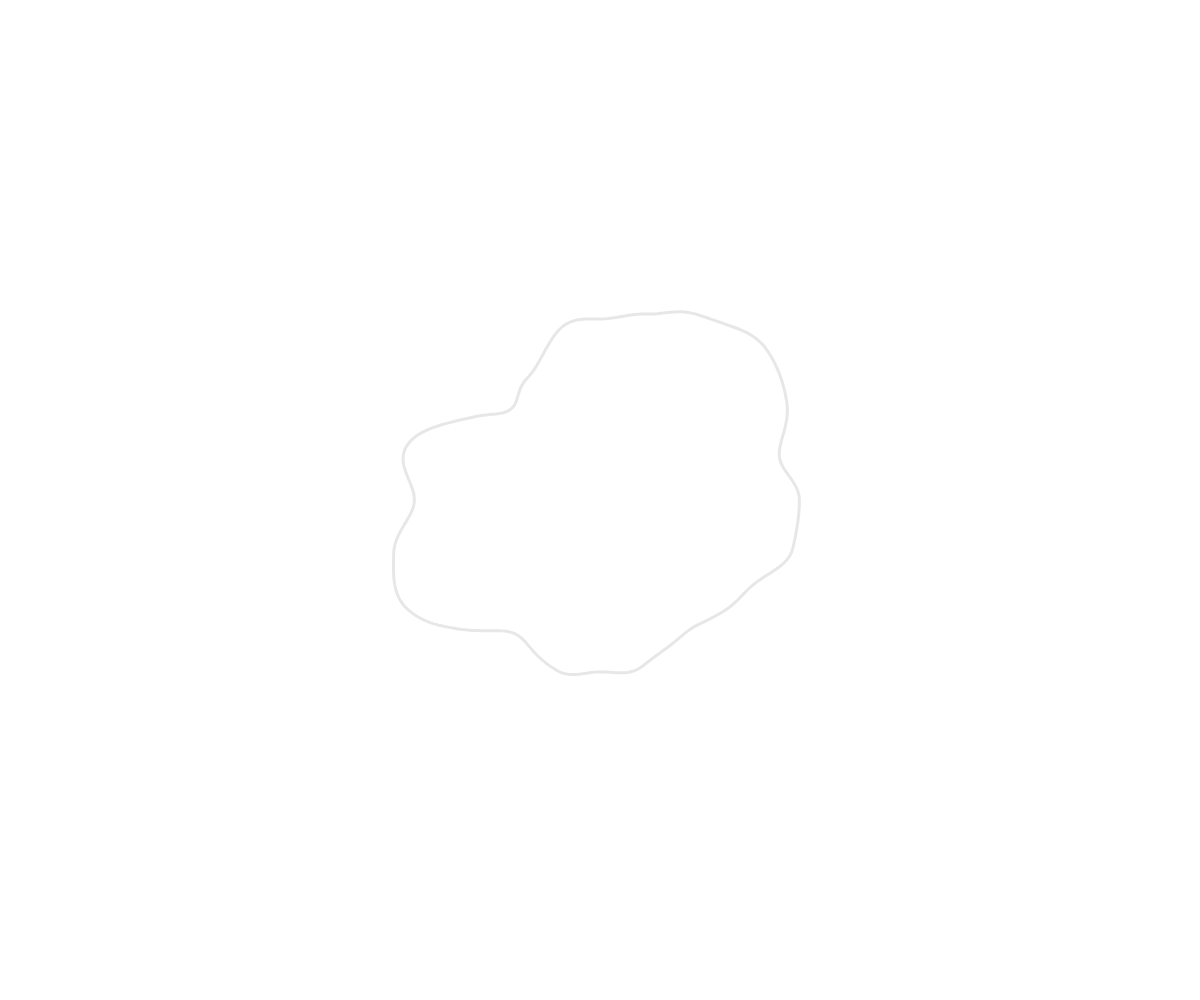
Frame 1 (no input)
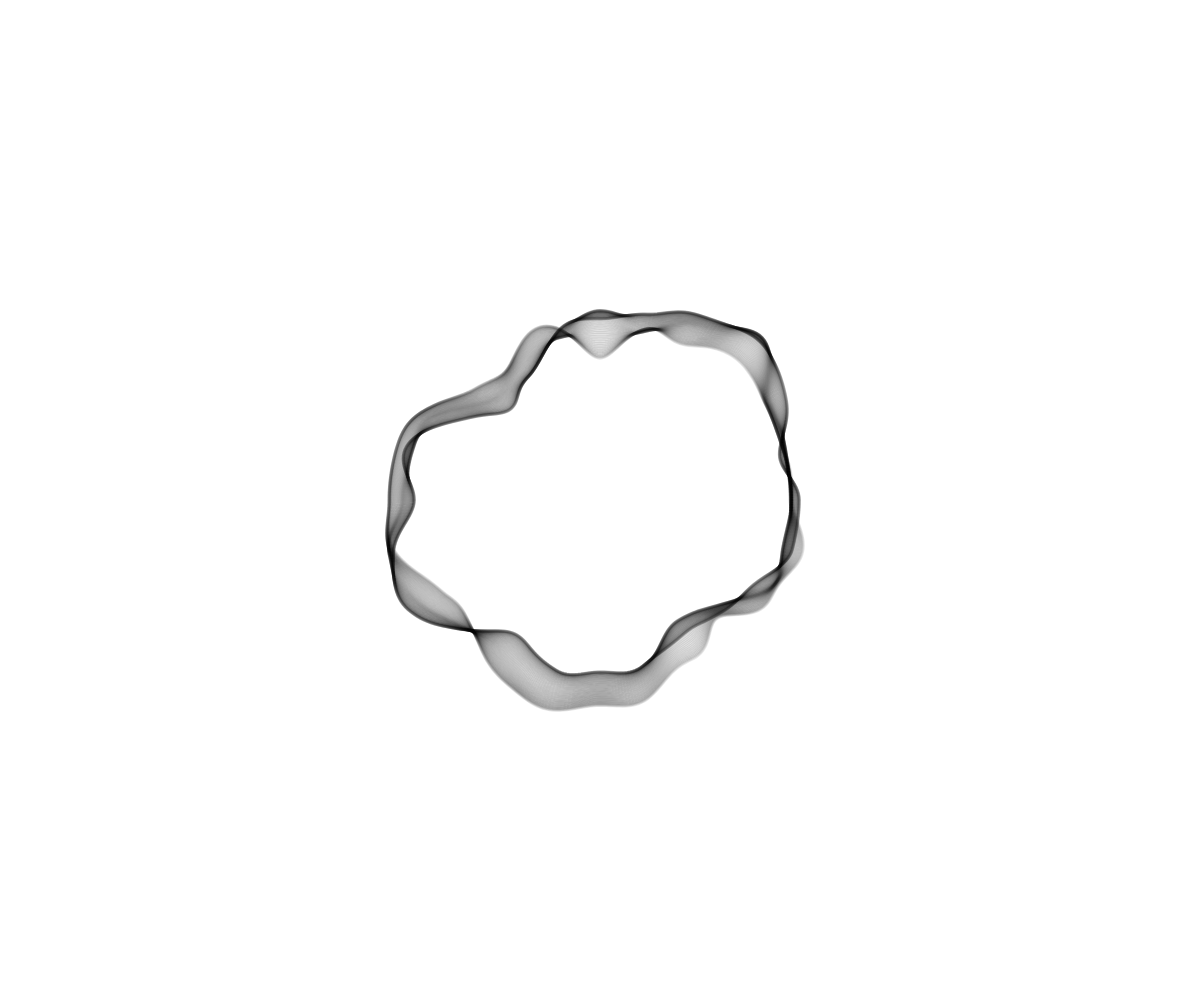
Frame 60 (no input)
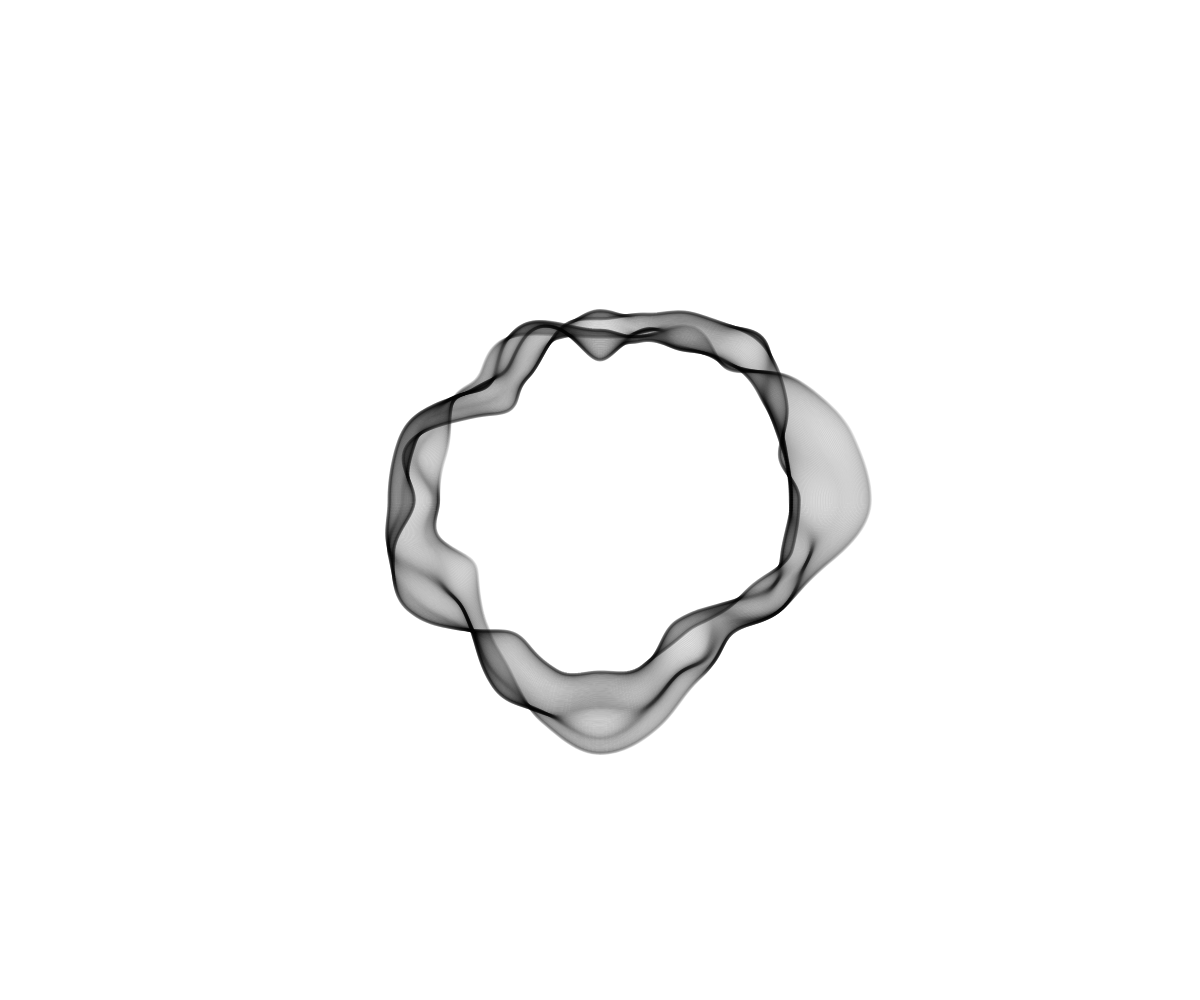
Frame 120 (the mouse pressed at the canvas centre since frame 60)

The p5.js sketch that drew these frames (run headless with seeded random() and noise() and a simulated clock; from frame 60 on, the mouse is pressed at the canvas centre):

// p5.js sketch
// ── sketch.js
// morph/03 but now fits any screen size/aspect gracefully


let numPoints = 400;
let theta = 0;
let r;
let offset = 0;
let frame = 0;


let inc = 4e-3;
let size = 400;
let alpha = 24;

function setup() {
  createCanvas(windowWidth,windowHeight);
  background(255);
  r = min(width,height) / 2;
}


function draw() {
  strokeWeight(3);
  noFill();
  translate(width/2, height/2);


  // Draw the eerie shape
  stroke(0,alpha);
  drawShape(offset);

  // Erase the eerie shape as you go.
  if (frame > size) {
    stroke(255,alpha);
    drawShape(offset - size*inc);
  }

  offset += inc;
  frame++;

}


// Starts with a unit circle and uses points on it as inputs to the noise function
// the noise then changes the radius of a much larger circle.
function drawShape(ofs) {
  beginShape();
  for (theta = 0; theta < TWO_PI; theta += (TWO_PI / numPoints) ) {
    // use the unit circle (x,y) points as inputs for the noise function
    let x = 0.5 * cos(theta)+1;
    let y = 0.5 * sin(theta)+1;

    // Add noise
    let xn = r* (noise(x,y,ofs)) * cos(theta);
    let yn = r* (noise(x,y,ofs)) * sin(theta);

    vertex(xn , yn);
  }
  endShape();
}
